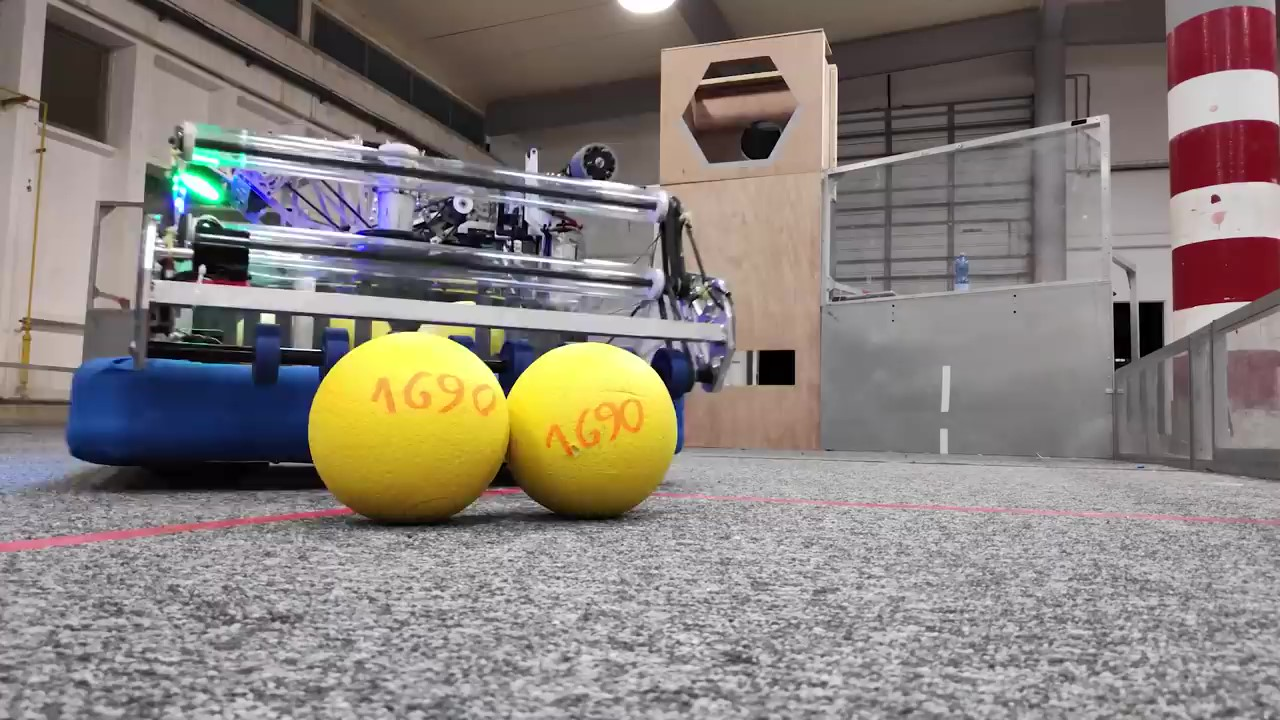
#> input picture vision/FRC team 1690 Orbit 2020 robot reveal - CHESTER_Moment.jpg, 1280 x 720 px, given in place of 118_trimmed.mp4, which was not available
$ python python_cv_test_118.py
#> lines starting #> are read from the running program, lines starting #| are printed output that depends on the picture; after the words box and inside, x2 and y2 are one past the last pixel; in counts of white or black regions, pixels touching at a corner belong together; pictures that were not available may be replaced by others from this repository, and a replacement may not be noted
# importing the necessary libraries
import cv2
import numpy as np

# Creating a VideoCapture object to read the video
# video_path = 'FRC team 1690 Orbit 2020 robot reveal - CHESTER.mp4'
video_path = './118_trimmed.mp4'
# video_path = './Team 118 Robonauts 2020.mp4'
cap = cv2.VideoCapture(video_path)


# Loop until the end of the video
while (cap.isOpened()):

    # Capture frame-by-frame
    ret, frame = cap.read()
#> frame is the input picture: shape (720, 1280, 3); mean B, G, R 123.1, 128.2, 136.3
    frame = cv2.resize(frame, (1280, 720), fx=0, fy=0,
                       interpolation=cv2.INTER_CUBIC)

    # Display the resulting frame
    cv2.imshow('Frame', frame)

    hsv = cv2.cvtColor(frame, cv2.COLOR_BGR2HSV)
#> hsv: shape (720, 1280, 3); mean H, S, V 92.7, 44.7, 140.8

    # [13 lines of commented-out code are left out]
    lower_red = np.array([20, 84, 130])
    upper_red = np.array([39, 253, 255])

    mask = cv2.inRange(hsv, lower_red, upper_red)
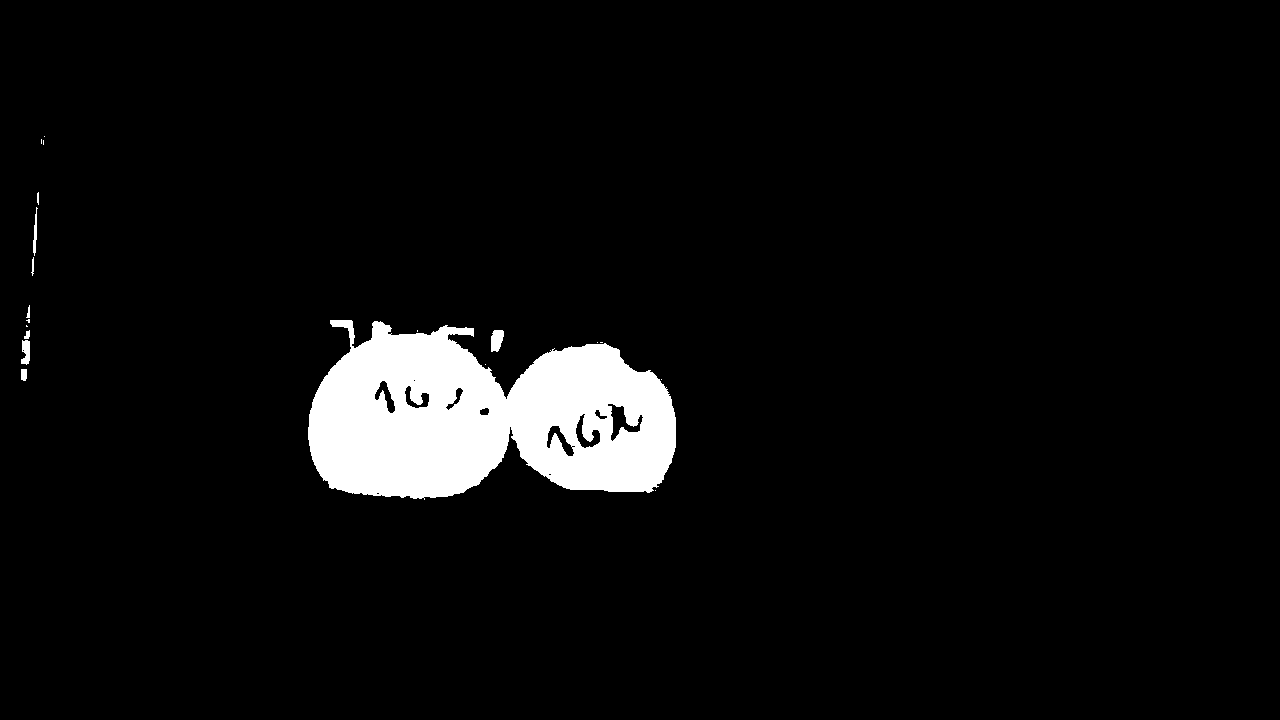
#> mask: shape (720, 1280); 5.1% white; 20 white regions (11 under 20 px), largest, box (x1, y1, x2, y2) and area: (308, 320, 676, 500) 45941, (491, 330, 504, 352) 227, (21, 340, 30, 365) 170

    cv2.imshow('mask', mask)

    # adaptive thresholding to use different threshold
    # values on different regions of the frame.
    Thresh = cv2.adaptiveThreshold(mask, 255, cv2.ADAPTIVE_THRESH_MEAN_C,
                                   cv2.THRESH_BINARY_INV, 11, 2)
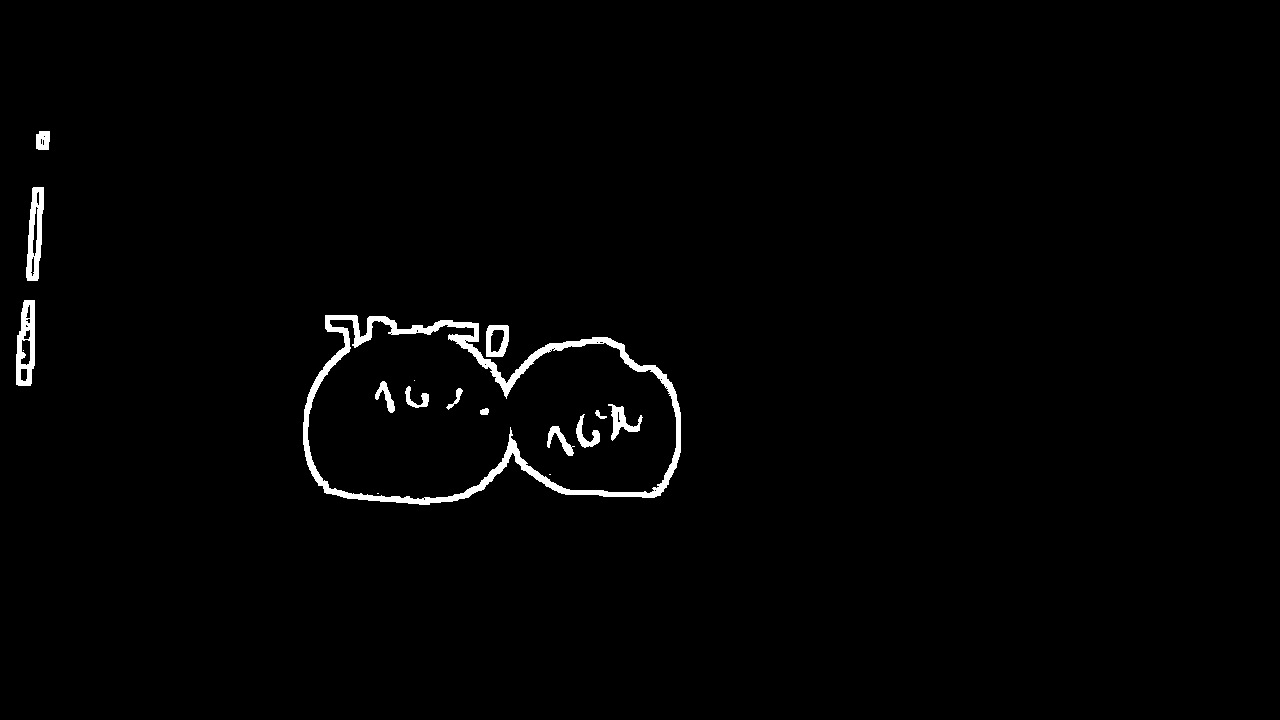
#> Thresh: shape (720, 1280); 1.3% white; 17 white regions (4 under 20 px), largest, box (x1, y1, x2, y2) and area: (303, 315, 681, 505) 7672, (16, 300, 35, 386) 1049, (26, 187, 44, 281) 1030

    cv2.imshow('Thresh', Thresh)

    # [5 lines of commented-out code are left out]

    minDist = 30
    param1 = 1000  # 500
    param2 = 22  # 200 #smaller value-> more false circles
    minRadius = 10
    maxRadius = 115  # 10

    circles = cv2.HoughCircles(Thresh, cv2.HOUGH_GRADIENT, 1, minDist, param1=param1,
                               param2=param2, minRadius=minRadius, maxRadius=maxRadius)
#> circles = [[402.5, 429.5, 101.2], [587.5, 432.5, 88.3], [438.5, 417.5, 84.3], [600.5, 400.5, 94.5], [376.5, 412.5, 70.9], [566.5, 409.5, 60.7], [416.5, 395.5, 11.8]]

    mask2 = cv2.cvtColor(Thresh, 0)

    if circles is not None:
        circles = np.uint16(np.around(circles))
#> circles = [[402, 430, 101], [588, 432, 88], [438, 418, 84], [600, 400, 94], [376, 412, 71], [566, 410, 61], [416, 396, 12]]
        for i in circles[0, :]:
            cv2.circle(mask2, (i[0], i[1]), i[2], (0, 255, 0), 2)
#> this loop made 7 passes
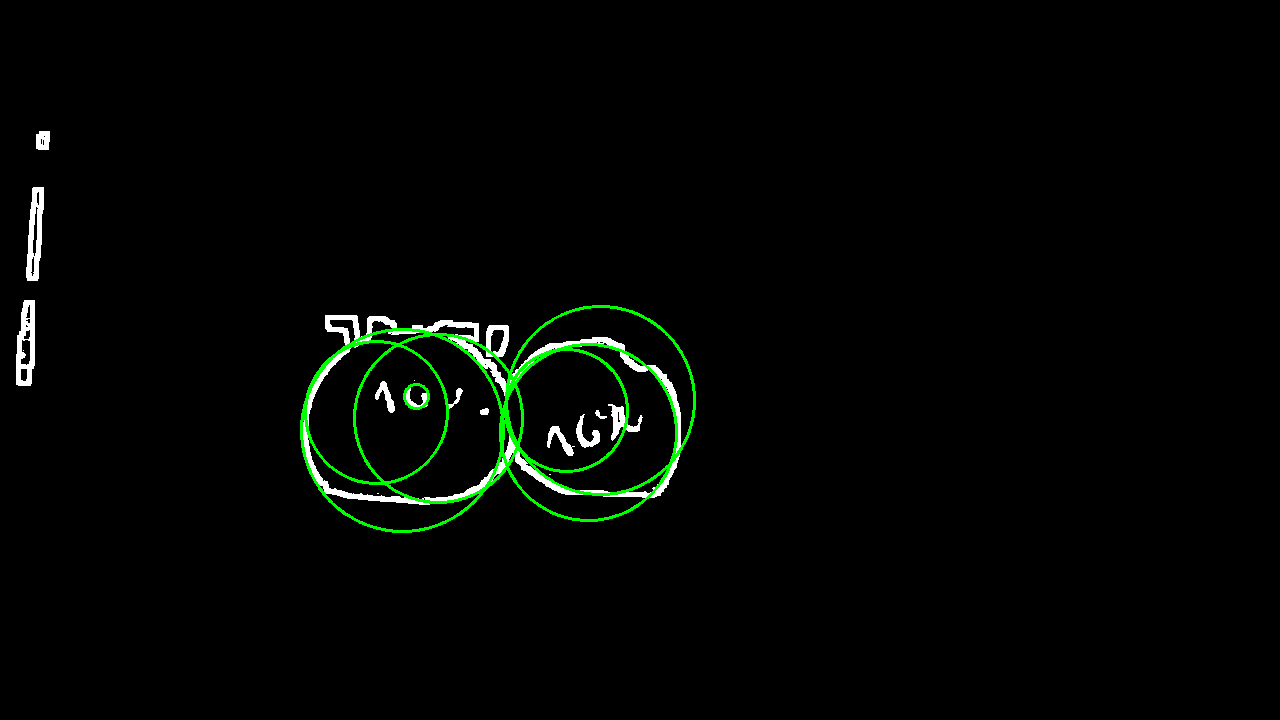
#> mask2: shape (720, 1280, 4); mean B, G, R, A 2.9, 5.3, 2.9, 252.5
        # print(len(circles))

    cv2.imshow('circles', mask2)

    # define q as the exit button
    if cv2.waitKey(25) & 0xFF == ord('q'):
#> (key q is pressed here)
        break


# release the video capture object
cap.release()
# Closes all the windows currently opened.
cv2.destroyAllWindows()

$ run again, on vision/orbit_in_air.jpg
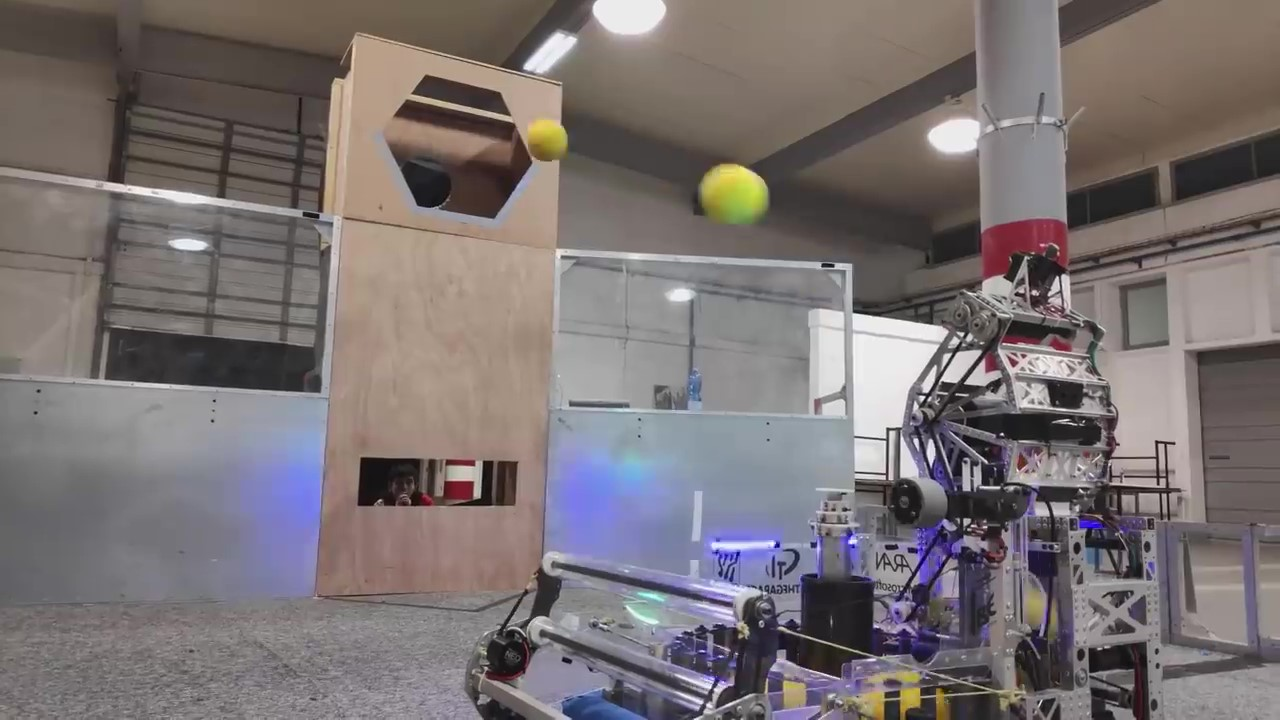
#> input picture vision/orbit_in_air.jpg, 1280 x 720 px, given in place of 118_trimmed.mp4, which was not available
#> frame is the input picture: shape (720, 1280, 3); mean B, G, R 114.7, 114, 121.8
#> hsv: shape (720, 1280, 3); mean H, S, V 62.1, 36.7, 126.9
#> `mask = cv2.inRange(hsv, lower_red, upper_red)`:
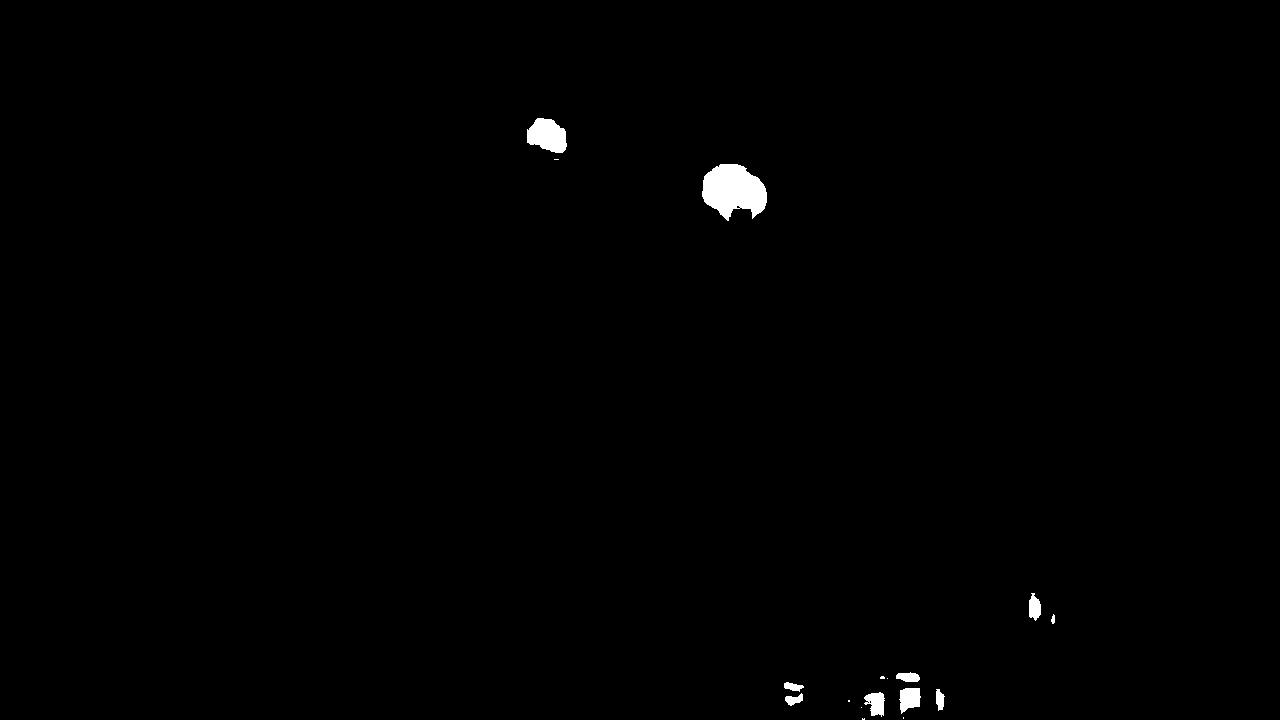
#> mask: shape (720, 1280); 0.57% white; 17 white regions (7 under 20 px), largest, box (x1, y1, x2, y2) and area: (702, 164, 767, 221) 2571, (527, 118, 567, 153) 1026, (899, 688, 921, 714) 415
#> Thresh: shape (720, 1280); 0.66% white; 9 white regions (1 under 20 px), largest, box (x1, y1, x2, y2) and area: (697, 159, 772, 226) 1430, (875, 667, 926, 720) 1122, (522, 113, 572, 165) 953
#> `circles = cv2.HoughCircles(Thresh, cv2.HOUGH_GRADIENT, 1, minDist, par..`: circles = [[726.5, 191.5, 33.8], [881.5, 699.5, 17.3], [547.5, 139.5, 21.8]]
#> `circles = np.uint16(np.around(circles))`: circles = [[726, 192, 34], [882, 700, 17], [548, 140, 22]]
#> the loop `for i in circles[0, :]:` made 3 passes
#> after the loop `for i in circles[0, :]:`:
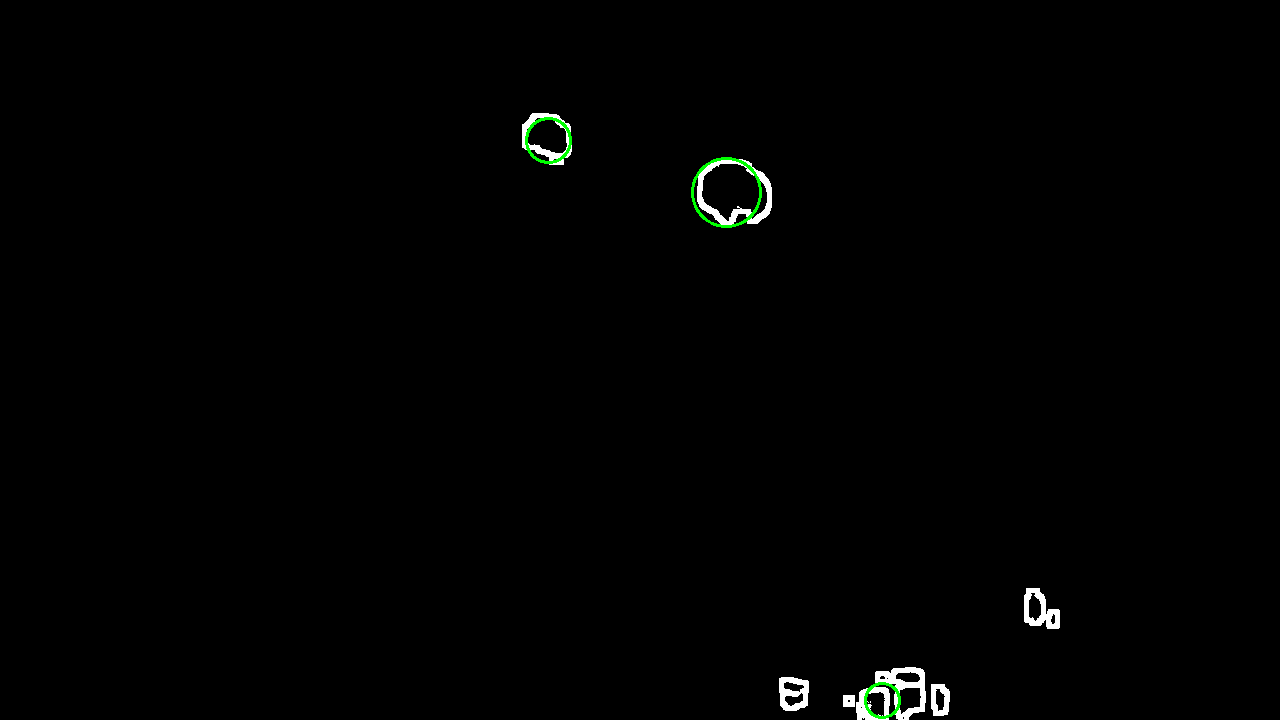
#> mask2: shape (720, 1280, 4); mean B, G, R, A 1.5, 1.9, 1.5, 254.6

$ run again, on vision/orbit_in_air_2.jpg
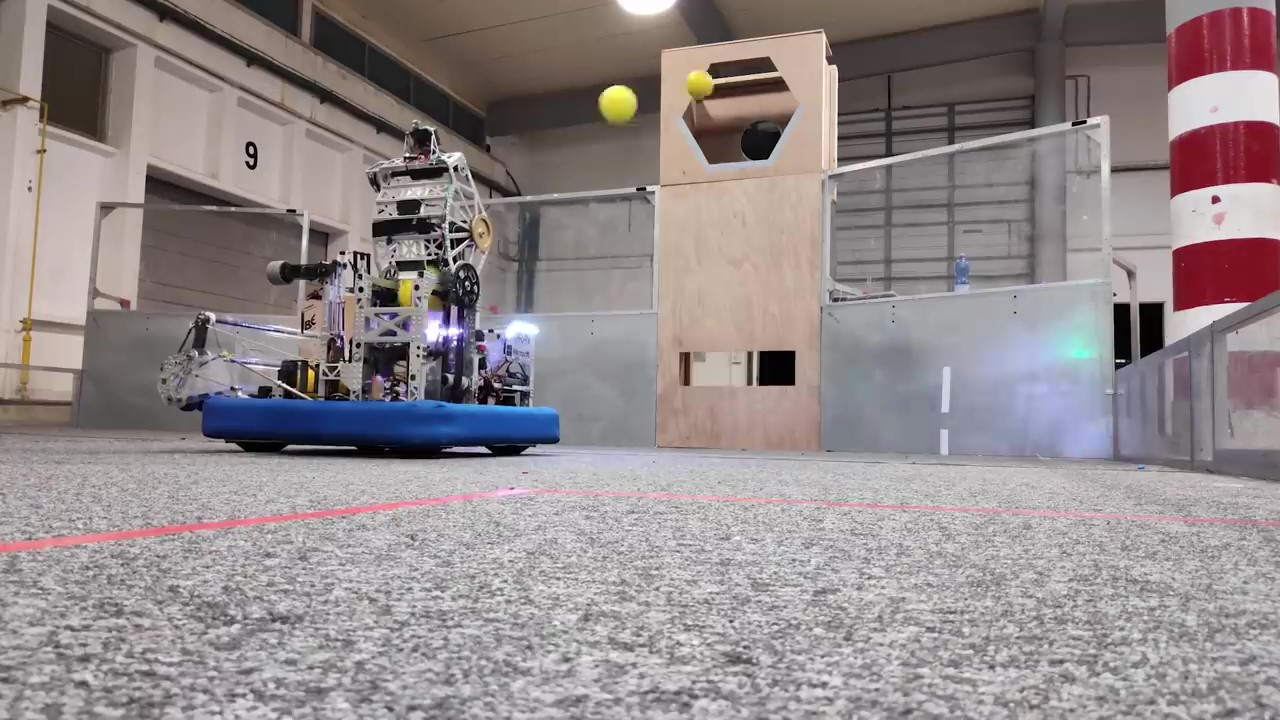
#> input picture vision/orbit_in_air_2.jpg, 1280 x 720 px, given in place of 118_trimmed.mp4, which was not available
#> frame is the input picture: shape (720, 1280, 3); mean B, G, R 139, 137.9, 146.6
#> hsv: shape (720, 1280, 3); mean H, S, V 92.3, 31.9, 150
#> `mask = cv2.inRange(hsv, lower_red, upper_red)`:
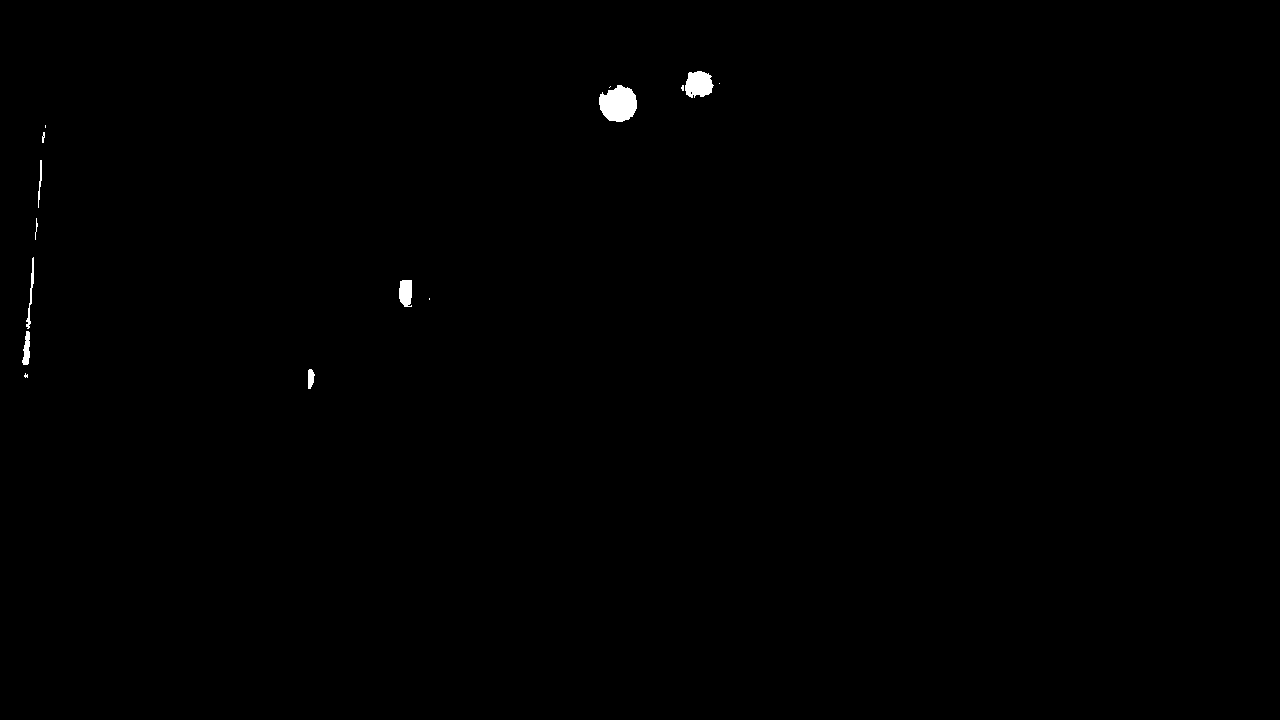
#> mask: shape (720, 1280); 0.28% white; 15 white regions (6 under 20 px), largest, box (x1, y1, x2, y2) and area: (599, 85, 637, 122) 1056, (685, 71, 714, 98) 593, (399, 280, 412, 307) 308
#> Thresh: shape (720, 1280); 0.6% white; 9 white regions (1 under 20 px), largest, box (x1, y1, x2, y2) and area: (17, 252, 39, 383) 1508, (30, 155, 47, 245) 970, (594, 80, 642, 127) 888
#> `circles = cv2.HoughCircles(Thresh, cv2.HOUGH_GRADIENT, 1, minDist, par..`: circles = [[616.5, 103.5, 24.9], [699.5, 83.5, 12.7]]
#> `circles = np.uint16(np.around(circles))`: circles = [[616, 104, 25], [700, 84, 13]]
#> the loop `for i in circles[0, :]:` made 2 passes
#> after the loop `for i in circles[0, :]:`:
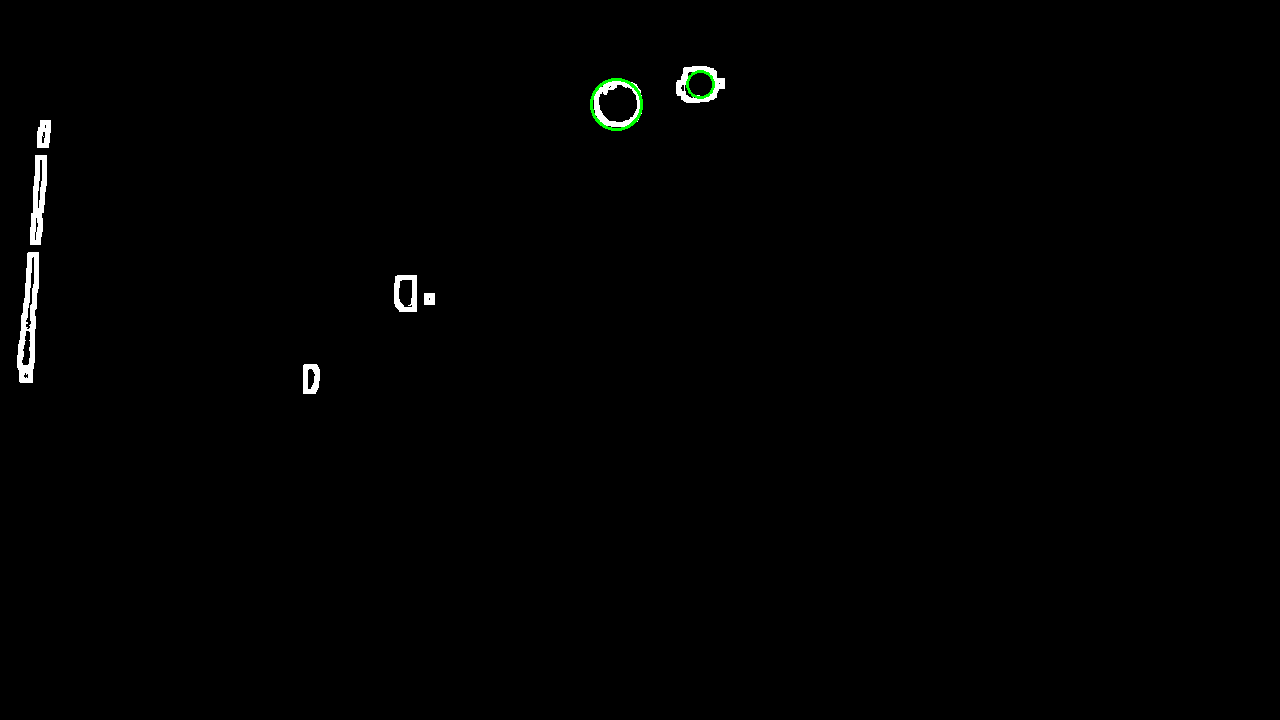
#> mask2: shape (720, 1280, 4); mean B, G, R, A 1.4, 1.6, 1.4, 254.8
